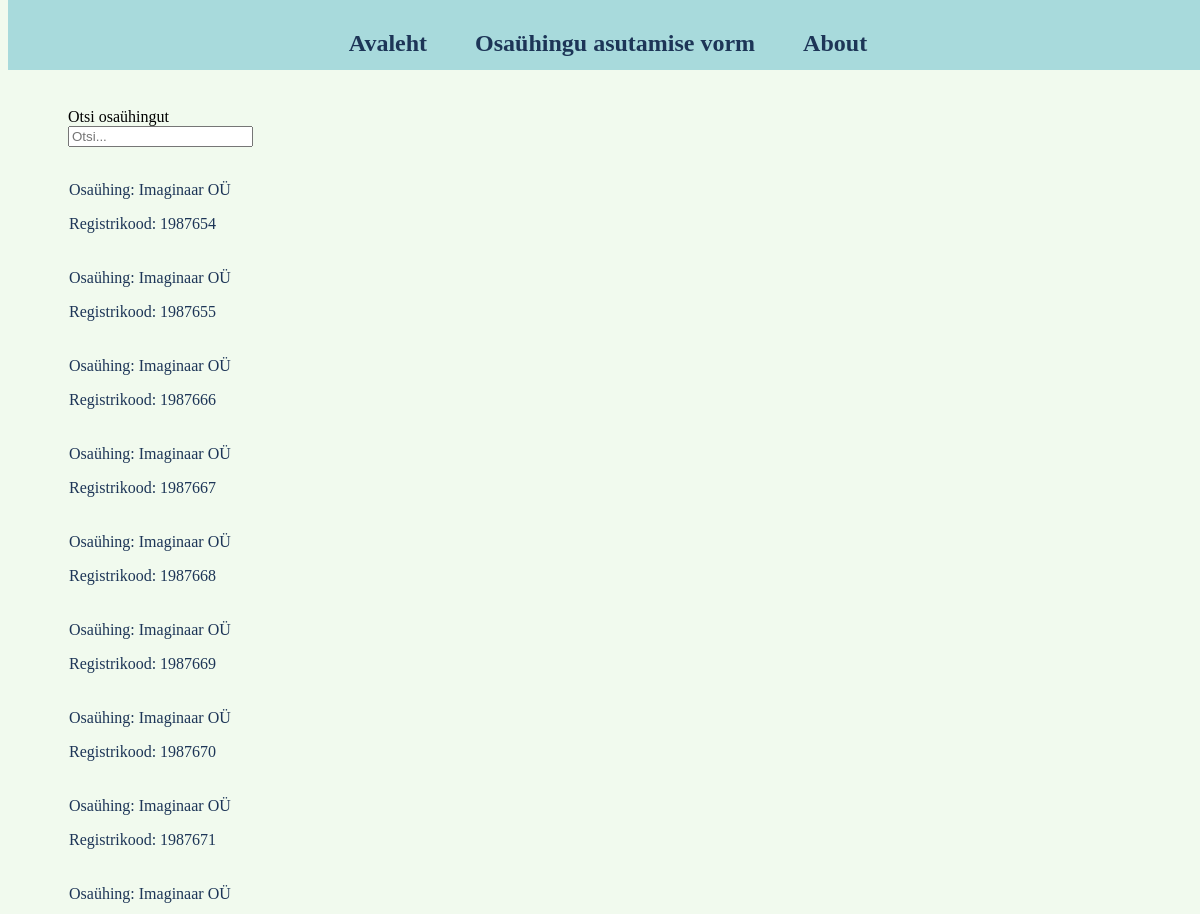
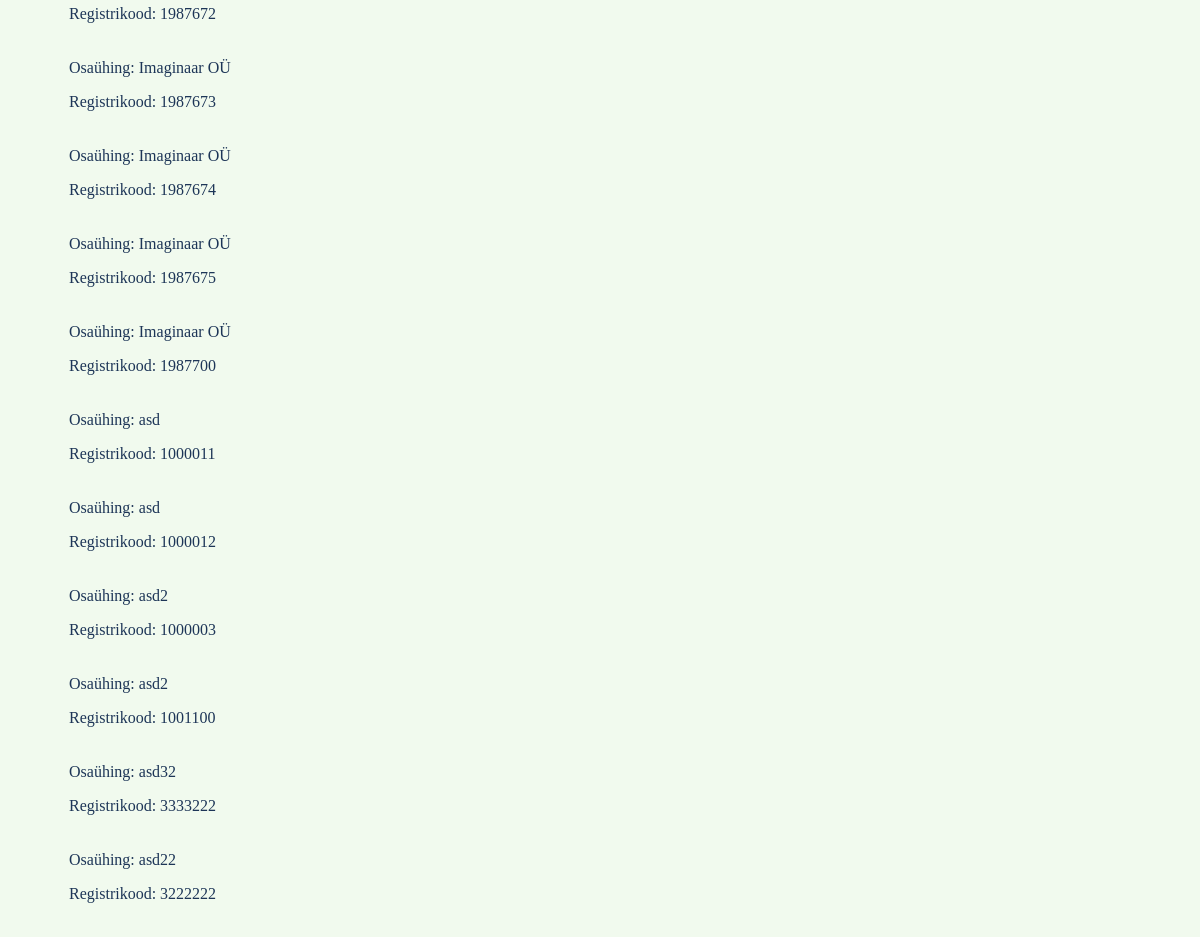
Before: / with the older database file (2 pictures, top to bottom).
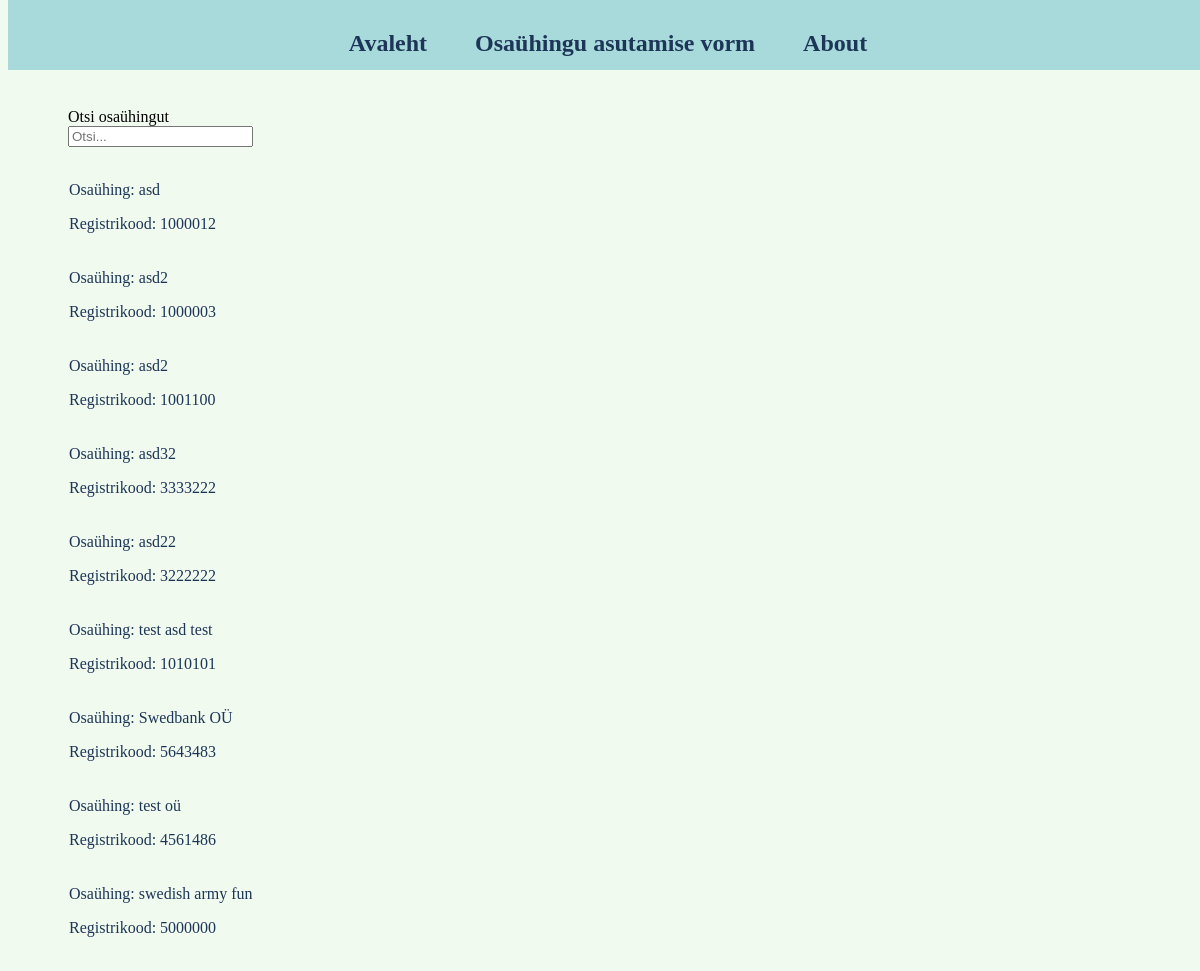
After: the same page with the newer database file.
### pages/models.py (models this page shows, shortened)
class OsauhinguAndmedModel(models.Model):
    def validate_nimi(name):
        if len(name) < 3 or len(name) > 100:
            raise ValidationError("Nimi peab olema 3 kuni 100 tähte või numbrit pikk")
    def validate_registrikood(kood):
        if len(kood) != 7 and not re.match(r"^([\d]+)$", kood):
            raise ValidationError("Registrikood peab olema 7 numbrit pikk")
    def validate_asutamiskp(kp):
        if kp > date.today():
            raise ValidationError(
                "Asutamiskuupäev peab olema väiksem või võrdne tänasega"
            )
    def validate_kapital(kapital):
        if not re.match(r"^([\d]+)$", str(kapital)) and int(kapital) < 2500:
            raise ValidationError(
                "Kogukapital peab olema summa eurodes ja mitte väiksem kui 2500"
            )
    nimi = models.TextField(null=False, blank=False, validators=[validate_nimi])
    registrikood = models.CharField(
        null=False,
        blank=False,
        unique=True,
        max_length=7,
        validators=[validate_registrikood],
    )
    asutamiskp = models.DateField(
        blank=False,
        validators=[validate_asutamiskp],
    )
    kapital = models.PositiveIntegerField(
        null=False, blank=False, default=5000, validators=[validate_kapital]
    )
    osanikud = models.ManyToManyField(OsanikModel, through="Osalus")

### pages/views.py (the view)
# urls.py: path("", HomePageView.as_view(), name="home"),
class HomePageView(ListView):
    model = OsauhinguAndmedModel
    template_name = "avaleht.html"

### templates/avaleht.html (shortened to what this page needs)
{% extends "base.html" %} {% load static %} {% block content %}
<head>
  <link rel="stylesheet" href="{% static 'pages/css/style.css' %}" />
</head>
<body class="content">
  <div class="search">
    Otsi osaühingut
    <form action="{% url 'search_results' %}" method="get">
      <input name="q" type="text" placeholder="Otsi..." />
    </form>
  </div>
  <ul>
    {% for andmed in osauhinguandmedmodel_list %}
    <li>
      <div
        class="selective"
        onclick="location.href='{% url 'profile' registrikood=andmed.registrikood%}'"
      >
        <p class="selectedLink">Osaühing: {{ andmed.nimi }}</p>
        <p>Registrikood: {{andmed.registrikood}}</p>
      </div>
    </li>
    {% endfor %}
  </ul>
</body>
{% endblock content %}

### templates/base.html
{% load static %}
<link rel="stylesheet" href="{% static 'pages/css/headerStyle.css' %}" />
<link rel="stylesheet" href="{% static 'pages/css/style.css' %}" />
<div class="header" id="baseHeader">
  <h2>
    <a class="headerLink" href="{% url 'home' %}">Avaleht</a>
    <a class="headerLink" href="{% url 'form' %}">Osaühingu asutamise vorm</a>
    <a class="headerLink" href="{% url 'about' %}">About</a>
  </h2>
</div>
{% block content %} {% endblock content %}

### static/pages/css/headerStyle.css (style rules this page uses)
.header { padding-top: 10px; background: #A8DADC; color: #1D3557; position: fixed; top: 0; width: 100%; height: 60px; text-align: center; }
.headerLink { padding-left: 20px; padding-right: 20px; border: 1px solid transparent; }

### static/pages/css/style.css (style rules this page uses)
body { background-color: #F1FAEE; padding-top: 100px; }
.search { padding-left: 60px; }
a:link, a:visited { color: #1D3557; text-decoration: none; }
ul { list-style: none; width: 80%; }
.selective { color: #1D3557; padding: 1px 1px 1px 1px; border: 1px solid transparent; padding-left: 20px; }

Changed rows visible on the page:
removed OsauhinguAndmedModel: nimi "Imaginaar OÜ", registrikood "1987654"
removed OsauhinguAndmedModel: nimi "Imaginaar OÜ", registrikood "1987655"
removed OsauhinguAndmedModel: nimi "Imaginaar OÜ", registrikood "1987666"
removed OsauhinguAndmedModel: nimi "Imaginaar OÜ", registrikood "1987667"
removed OsauhinguAndmedModel: nimi "Imaginaar OÜ", registrikood "1987668"
removed OsauhinguAndmedModel: nimi "Imaginaar OÜ", registrikood "1987669"
removed OsauhinguAndmedModel: nimi "Imaginaar OÜ", registrikood "1987670"
removed OsauhinguAndmedModel: nimi "Imaginaar OÜ", registrikood "1987671"
removed OsauhinguAndmedModel: nimi "Imaginaar OÜ", registrikood "1987672"
removed OsauhinguAndmedModel: nimi "Imaginaar OÜ", registrikood "1987673"
removed OsauhinguAndmedModel: nimi "Imaginaar OÜ", registrikood "1987674"
removed OsauhinguAndmedModel: nimi "Imaginaar OÜ", registrikood "1987675"
removed OsauhinguAndmedModel: nimi "Imaginaar OÜ", registrikood "1987700"
removed OsauhinguAndmedModel: nimi "asd", registrikood "1000011"
added OsauhinguAndmedModel: nimi "test asd test", registrikood "1010101"
added OsauhinguAndmedModel: nimi "Swedbank OÜ", registrikood "5643483"
added OsauhinguAndmedModel: nimi "test oü", registrikood "4561486"
added OsauhinguAndmedModel: nimi "swedish army fun", registrikood "5000000"
